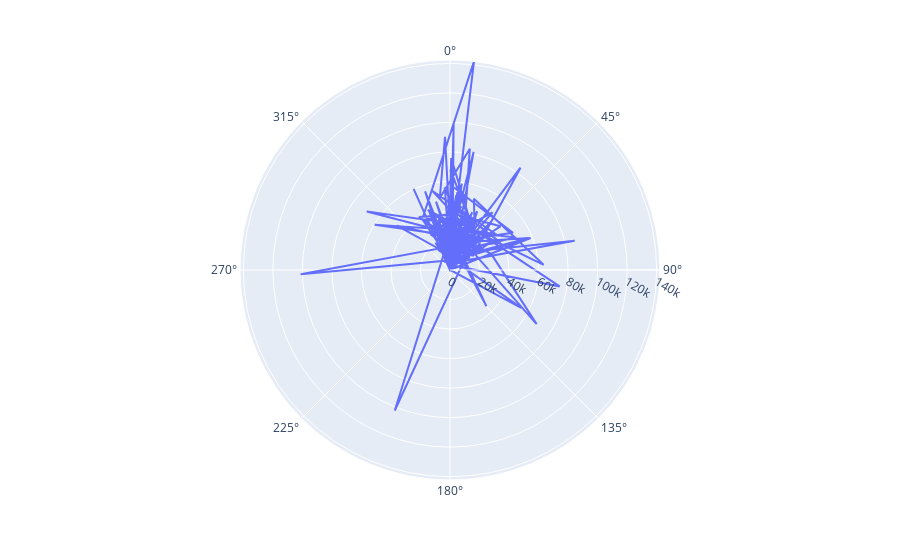

Write notebook code for a chart like this one.
### Code cell
#Income Vs Avg transaction amount.
fig = px.line_polar(filter_main_df, r='income', theta='avg_tran_amt', line_close=True)
fig.show()

### Figure 1 — Plotly figure (JSON) as saved in the notebook; plotly's stock layout.template omitted (floating-point values rounded to 4 significant figures; data arrays with more than 128 entries replaced by an {"elided": "..."} marker saying what was removed)
{"data": [{"hovertemplate": "income=%{r}<br>avg_tran_amt=%{theta}<extra></extra>", "legendgroup": "", "line": {"color": "#636efa", "dash": "solid"}, "marker": {"symbol": "circle"}, "mode": "lines", "name": "", "r": {"elided": "298 int values"}, "showlegend": false, "subplot": "polar", "theta": {"elided": "298 float values"}, "type": "scatterpolar"}], "layout": {"autosize": true, "legend": {"tracegroupgap": 0}, "margin": {"t": 60}, "polar": {"angularaxis": {"direction": "clockwise", "rotation": 90, "type": "linear"}, "domain": {"x": [0, 1], "y": [0, 1]}, "radialaxis": {"autorange": true, "range": [0, 142274], "type": "linear"}}}}
